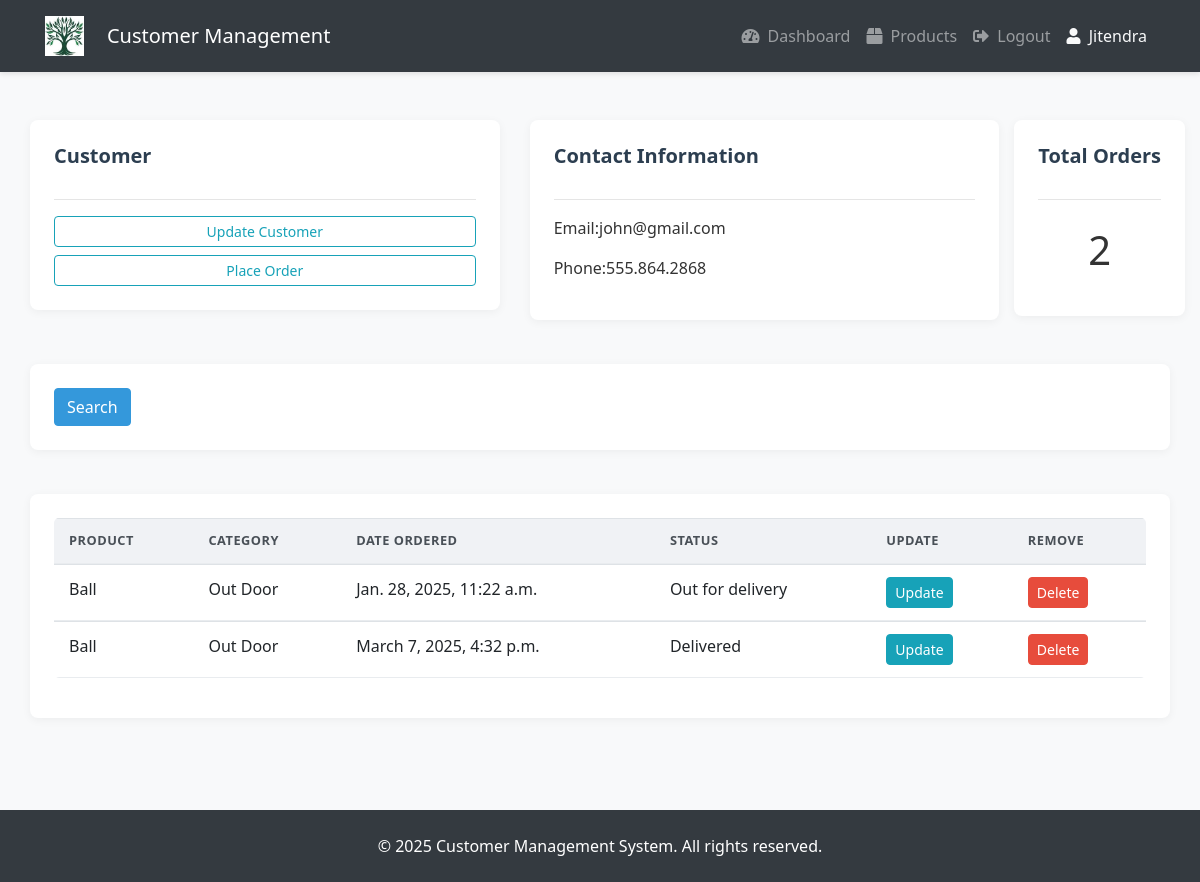
The page /customer/2/ (signed in) on the database its author committed.
### accounts/models.py (models this page shows, shortened)
class Customer(models.Model):
    name = models.CharField(max_length=200, null=True)
    phone =  models.CharField(max_length=200, null=True)
    email =  models.CharField(max_length=200, null=True)
    date_created = models.DateTimeField(auto_now_add=True, null=True)

class Order(models.Model):
    STATUS = (
            ('Pending', 'Pending'),
            ('Out for delivery', 'Out for delivery'),
            ('Delivered', 'Delivered'),
    )
    customer = models.ForeignKey(Customer, null=True, on_delete=models.SET_NULL)     #whenever a customer is deleted this order will remain in the databasse with the null value of customer
    product = models.ForeignKey(Product, null=True, on_delete=models.SET_NULL)
    date_created = models.DateTimeField(auto_now_add=True, null=True)
    status = models.CharField(max_length=200, null=True, choices=STATUS)

class Product(models.Model):
    CATEGORY = (
        ('Indoor', 'Indoor'),
        ('Out Door', 'Out Door'),
    )
    name = models.CharField(max_length=200, null=True)
    price = models.FloatField(null=True)
    category = models.CharField(max_length=200, null=True, choices=CATEGORY)
    description = models.CharField(max_length=200, null=True, blank=True)
    date_created = models.DateTimeField(auto_now_add=True, null=True)
    tags = models.ManyToManyField(Tag)
    def __str__(self):
        return self.name

### accounts/views.py (the view)
# urls.py: path('customer/<str:pk_test>/', views.customer, name="customer"),
@login_required(login_url='login')
def customer(request, pk_test):
    customer = Customer.objects.get(id=pk_test)
    orders = customer.order_set.all()
    order_count = orders.count()
    context = {'customer':customer, 'orders':orders, 'order_count':order_count}
    return render(request, 'accounts/customer.html',context)

### accounts/templates/accounts/customer.html
{%  extends 'accounts/main.html' %}
{% block content %}
<br>
<div class="row">
    <div class="col-md">
        <div class="card card-body">
            <h5>Customer</h5>
            <hr>
            <a class="btn btn-outline-info btn-sm btn-block"  href="">Update Customer</a>
             <a class="btn btn-outline-info btn-sm btn-block"  href="{% url 'create_order' customer.id %}">Place Order</a>
        </div>
    </div>
    <div class="col-md">
        <div class="card card-body">
            <h5>Contact Information</h5>
            <hr>
            <p>Email:{{customer.email}}</p>
            <p>Phone:{{customer.phone}}</p>
        </div>
    </div>
    <div class="com-md">
        <div class="card card-body">
            <h5>Total Orders</h5>
            <hr>
            <h1 style="text-align: center; padding:10px">{{order_count}}</h1>
         </div>
    </div>
</div>
<br>
<div class="row">
    <div class="col">
        <div class="card card-body">
            <form method="get">
                <button class="btn btn-primary" type="submit">Search</button>
            </form>
        </div>
    </div>
</div>
<br>
<div class="row">
    <div class="col">
        <div class="card card-body">
            <table class="table table-sm">
                <tr>
                    <th>Product</th>
                    <th>Category</th>
                    <th>Date Ordered</th>
                    <th>Status</th>
                    <th>Update</th>
                    <th>Remove</th>
                </tr>
                {% for order in orders %}
                <tr>
                    <td>{{order.product}}</td>
                    <td>{{order.product.category}}</td>
                    <td>{{order.date_created}}</td>
                    <td>{{order.status}}</td>
                    <td><a class="btn btn-sm btn-info" href="{% url 'update_order' order.id %}">Update</a></td>
                    <td><a class="btn btn-sm btn-danger" href="{% url 'delete_order' order.id %}">Delete</td>
                </tr>
                {% endfor %}
            </table>
        </div>
    </div>
</div>
{% endblock content %}

### accounts/templates/accounts/navbar.html (shortened to what this page needs)
{% load static %}
<nav class="navbar navbar-expand-lg navbar-dark bg-dark">
  <div class="container">
    <a class="navbar-brand d-flex align-items-center" href="{% url 'home' %}">
      <img src="{% static 'images/logo.png' %}" alt="Logo">
      <span class="ml-2">Customer Management</span>
    </a>
    <div class="collapse navbar-collapse" id="navbarNav">
      <ul class="navbar-nav ml-auto">
        {% if request.user.is_authenticated %}
          <li class="nav-item {% if '/dashboard/' in request.path %}active{% endif %}">
            <a class="nav-link" href="{% url 'home' %}">
              <i class="fas fa-tachometer-alt mr-1"></i> Dashboard
            </a>
          </li>
          <li class="nav-item {% if '/products/' in request.path %}active{% endif %}">
            <a class="nav-link" href="{% url 'products' %}">
              <i class="fas fa-box mr-1"></i> Products
            </a>
          </li>
          <li class="nav-item">
            <a class="nav-link" href="{% url 'logout' %}">
              <i class="fas fa-sign-out-alt mr-1"></i> Logout
            </a>
          </li>
          <li class="nav-item">
            <span class="nav-link text-light">
              <i class="fas fa-user mr-1"></i> {{ request.user.username }}
            </span>
          </li>
        {% else %}
          <li class="nav-item {% if '/login/' in request.path %}active{% endif %}">
            <a class="nav-link" href="{% url 'login' %}">
              <i class="fas fa-sign-in-alt mr-1"></i> Login
            </a>
          </li>
        {% endif %}
      </ul>
    </div>
  </div>
</nav>

### static/css/main.css (style rules this page uses)
body { background-color: #f8f9fa; font-family: 'Segoe UI', Tahoma, Geneva, Verdana, sans-serif; color: #333; }
.navbar { box-shadow: 0 2px 5px rgba(0, 0, 0, 0.1); padding: 0.7rem 1rem; }
.navbar img { max-height: 40px; margin-right: 15px; }
.card-body { padding: 1.5rem; }
.table { border-collapse: separate; border-spacing: 0; width: 100%; border-radius: 5px; overflow: hidden; }
.table th { background-color: #f0f2f5; color: #495057; font-weight: 600; text-transform: uppercase; font-size: 0.8rem; letter-spacing: 0.5px; }
.table td, .table th { padding: 12px 15px; border-bottom: 1px solid #e9ecef; }
.btn { border-radius: 4px; transition: all 0.3s ease; font-weight: 500; }
.btn-primary { background-color: #3498db; border-color: #3498db; }
.btn-info { background-color: #17a2b8; border-color: #17a2b8; }
.btn-danger { background-color: #e74c3c; border-color: #e74c3c; }
.card { border-radius: 8px; border: none; box-shadow: 0 2px 10px rgba(0, 0, 0, 0.05); margin-bottom: 20px; }
h5 { font-weight: 600; color: #2c3e50; margin-bottom: 15px; }

### rows shown on the page
Customer: email "john@gmail.com", phone "555.864.2868"
Order: product "Ball", product.category "Out Door", date_created "Jan. 28, 2025, 11:22 a.m.", status "Out for delivery"
Order: product "Ball", product.category "Out Door", date_created "March 7, 2025, 4:32 p.m.", status "Delivered"

### other values the page prints
{{ request.user.username }} "Jitendra"
{{ order_count }} "2"
